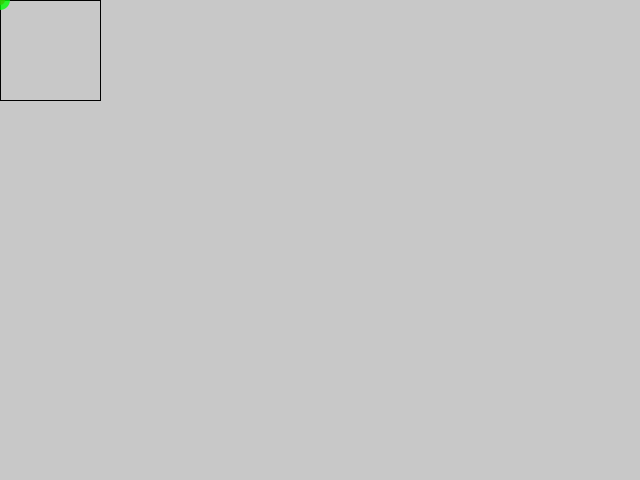
Frame 1 (no input)
Frame 60 (the mouse pressed at the canvas centre just before this capture): identical to frame 1, image omitted
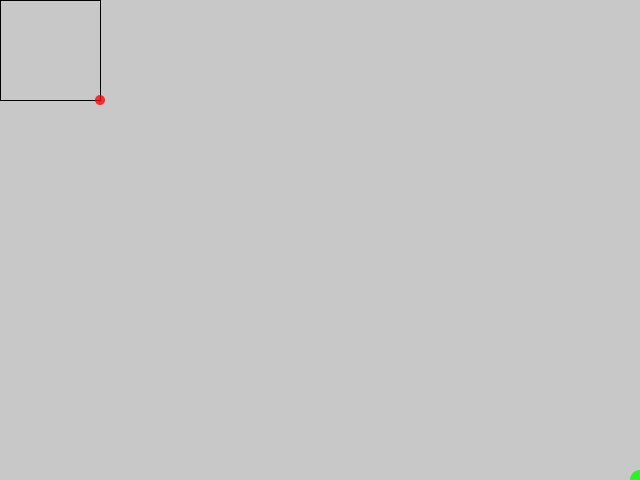
Frame 120 (the mouse held since frame 60 and released just before this capture)

The Processing sketch that drew these frames (run headless with seeded random() and noise(); from frame 60 on, the mouse is pressed at the canvas centre):

// Processing sketch: processing_19054
// ── processing_19054.pde

//Mapping and Scaling
float x,y;
float xpos,ypos;
void setup()
{
  size(640,480);
  smooth();
}

void draw()
{
  background(200);

  noFill();
  stroke(1);
  rect(0,0, 100,100);

  float cx = constrain(mouseX,0,100);
  float cy = constrain(mouseY,0,100);
  
  noStroke();
  fill(255,0,0, 200); //red
  ellipse(cx, cy, 10,10); //change to nx,ny later

  xpos = map(cx, 0,100,  0,width);  //change to nx,ny
  ypos = map(cy, 0,100,  0,height);

  fill(0,255,0, 200); //green
  ellipse(xpos,ypos, 20,20);
}

/*
//Another example. Uncomment to see:
//Using Map to fill the background based on mouseX
void setup()
{
  size(500,100);
}
void draw()
{
  float fillval = map(mouseX, 0,width, 0,255);
  background(fillval);
}
*/
